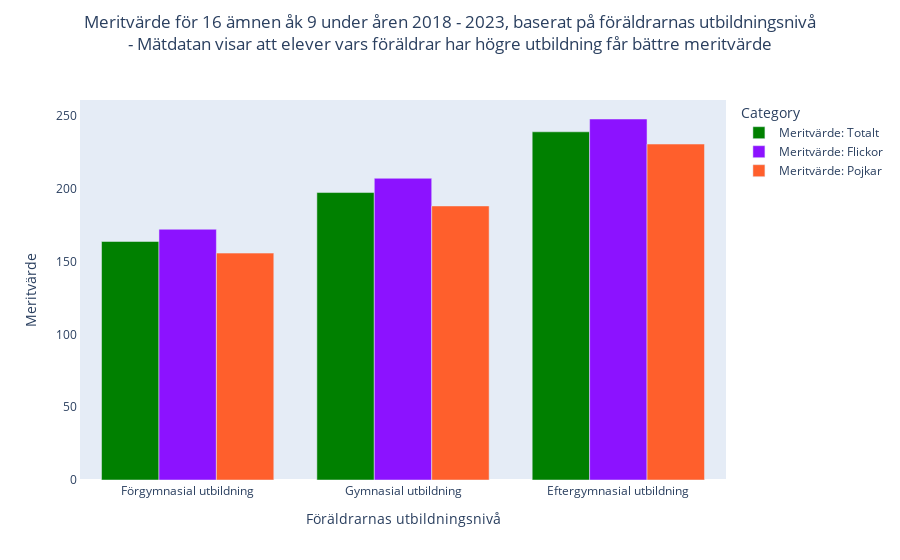

This figure's notebook cell:
### Code cell
import plotly.express as px

df_plotly_3 = pd.DataFrame({
    'Education Level': ["Förgymnasial utbildning", "Gymnasial utbildning", "Eftergymnasial utbildning"],
    'Meritvärde: Totalt': Parents_T_numeric.tolist(),
    'Meritvärde: Flickor': Parents_F_numeric.tolist(),
    'Meritvärde: Pojkar': Parents_P_numeric.tolist()
})

# Melts DataFrame so that the bars are next to each other
df_plotly_melted = pd.melt(df_plotly_3, id_vars=['Education Level'], var_name='Category', value_name='Meritvärde')

# Plotly Express bar, gives names to labels and changes colors of the bars 
fig_3 = px.bar(df_plotly_melted, x='Education Level', y='Meritvärde', color='Category',
               color_discrete_sequence=['green', '#8C12FF', '#FF5F2C'],
               title=("Meritvärde för 16 ämnen åk 9 under åren 2018 - 2023\nBaserat på föräldrarnas utbildningsnivå\n- Mätdatan visar att elever vars föräldrar har högre utbildning får bättre meritvärde"))

fig_3.update_layout(xaxis_title='Föräldrarnas utbildningsnivå', yaxis_title='Meritvärde')

fig_3.update_layout(showlegend=True)
# Fixes the titel position and splits it into lines
fig_3.update_layout(
    title={
        'text': "Meritvärde för 16 ämnen åk 9 under åren 2018 - 2023, baserat på föräldrarnas utbildningsnivå<br>"
                "- Mätdatan visar att elever vars föräldrar har högre utbildning får bättre meritvärde",
        # Adjusts text and changes the vertical position of the title
        'y': 0.95,
        # Adjusts text and changes the horisontal position of the title
        'x': 0.5,
        'xanchor': 'center',
        'yanchor': 'top'
    }
)

fig_3.update_layout(yaxis=dict(showgrid=True, gridwidth=1, gridcolor='LightGray'))

fig_3.update_layout(xaxis=dict(showline=True, showgrid=False),
                    yaxis=dict(showline=True, showgrid=False))

# Groups bars
fig_3.update_layout(barmode='group')

fig_3.show()

### Figure 1 — Plotly figure (JSON) as saved in the notebook; plotly's stock layout.template omitted (floating-point values rounded to 4 significant figures)
{"data": [{"alignmentgroup": "True", "hovertemplate": "Category=Meritvärde: Totalt<br>Education Level=%{x}<br>Meritvärde=%{y}<extra></extra>", "legendgroup": "Meritvärde: Totalt", "marker": {"color": "green", "pattern": {"shape": ""}}, "name": "Meritvärde: Totalt", "offsetgroup": "Meritvärde: Totalt", "orientation": "v", "showlegend": true, "textposition": "auto", "type": "bar", "x": ["Förgymnasial utbildning", "Gymnasial utbildning", "Eftergymnasial utbildning"], "xaxis": "x", "y": [163.8, 197.4, 239.1], "yaxis": "y"}, {"alignmentgroup": "True", "hovertemplate": "Category=Meritvärde: Flickor<br>Education Level=%{x}<br>Meritvärde=%{y}<extra></extra>", "legendgroup": "Meritvärde: Flickor", "marker": {"color": "#8C12FF", "pattern": {"shape": ""}}, "name": "Meritvärde: Flickor", "offsetgroup": "Meritvärde: Flickor", "orientation": "v", "showlegend": true, "textposition": "auto", "type": "bar", "x": ["Förgymnasial utbildning", "Gymnasial utbildning", "Eftergymnasial utbildning"], "xaxis": "x", "y": [172.2, 207.2, 247.9], "yaxis": "y"}, {"alignmentgroup": "True", "hovertemplate": "Category=Meritvärde: Pojkar<br>Education Level=%{x}<br>Meritvärde=%{y}<extra></extra>", "legendgroup": "Meritvärde: Pojkar", "marker": {"color": "#FF5F2C", "pattern": {"shape": ""}}, "name": "Meritvärde: Pojkar", "offsetgroup": "Meritvärde: Pojkar", "orientation": "v", "showlegend": true, "textposition": "auto", "type": "bar", "x": ["Förgymnasial utbildning", "Gymnasial utbildning", "Eftergymnasial utbildning"], "xaxis": "x", "y": [155.8, 188.2, 230.7], "yaxis": "y"}], "layout": {"barmode": "group", "legend": {"title": {"text": "Category"}, "tracegroupgap": 0}, "showlegend": true, "title": {"text": "Meritvärde för 16 ämnen åk 9 under åren 2018 - 2023, baserat på föräldrarnas utbildningsnivå<br>- Mätdatan visar att elever vars föräldrar har högre utbildning får bättre meritvärde", "x": 0.5, "xanchor": "center", "y": 0.95, "yanchor": "top"}, "xaxis": {"anchor": "y", "domain": [0, 1], "showgrid": false, "showline": true, "title": {"text": "Föräldrarnas utbildningsnivå"}}, "yaxis": {"anchor": "x", "domain": [0, 1], "gridcolor": "LightGray", "gridwidth": 1, "showgrid": false, "showline": true, "title": {"text": "Meritvärde"}}}}
